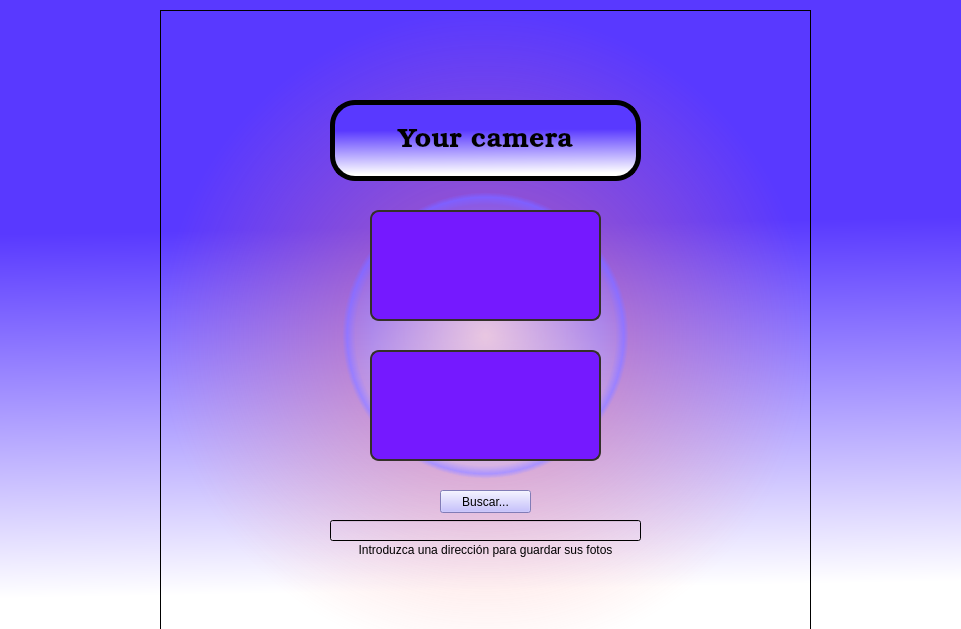
<?xml version="1.0" encoding="UTF-8"?>
<ui version="4.0">
 <class>Main_window</class>
 <widget class="QDialog" name="Main_window">
  <property name="windowModality">
   <enum>Qt::NonModal</enum>
  </property>
  <property name="enabled">
   <bool>true</bool>
  </property>
  <property name="geometry">
   <rect>
    <x>0</x>
    <y>0</y>
    <width>961</width>
    <height>629</height>
   </rect>
  </property>
  <property name="minimumSize">
   <size>
    <width>961</width>
    <height>629</height>
   </size>
  </property>
  <property name="maximumSize">
   <size>
    <width>961</width>
    <height>629</height>
   </size>
  </property>
  <property name="sizeIncrement">
   <size>
    <width>0</width>
    <height>0</height>
   </size>
  </property>
  <property name="font">
   <font>
    <pointsize>8</pointsize>
   </font>
  </property>
  <property name="windowTitle">
   <string>Dialog</string>
  </property>
  <property name="styleSheet">
   <string notr="true">background-color: qlineargradient(spread:pad, x1:0.518, y1:0.358, x2:0.534091, y2:0.937, stop:0 rgba(89, 57, 255, 255), stop:1 rgba(255, 255, 255, 255));</string>
  </property>
  <property name="sizeGripEnabled">
   <bool>false</bool>
  </property>
  <widget class="QLabel" name="label">
   <property name="geometry">
    <rect>
     <x>330</x>
     <y>100</y>
     <width>311</width>
     <height>81</height>
    </rect>
   </property>
   <property name="font">
    <font>
     <family>Bookman Old Style</family>
     <pointsize>20</pointsize>
    </font>
   </property>
   <property name="styleSheet">
    <string notr="true">border-radius: 25%;
border-width: 5px;
border-style: solid;
border-color: (0,0,0);</string>
   </property>
   <property name="frameShape">
    <enum>QFrame::Box</enum>
   </property>
   <property name="frameShadow">
    <enum>QFrame::Plain</enum>
   </property>
   <property name="lineWidth">
    <number>8</number>
   </property>
   <property name="midLineWidth">
    <number>5</number>
   </property>
   <property name="text">
    <string>Your camera</string>
   </property>
   <property name="alignment">
    <set>Qt::AlignCenter</set>
   </property>
  </widget>
  <widget class="QLineEdit" name="lineEdit_campath">
   <property name="enabled">
    <bool>false</bool>
   </property>
   <property name="geometry">
    <rect>
     <x>330</x>
     <y>520</y>
     <width>311</width>
     <height>21</height>
    </rect>
   </property>
   <property name="styleSheet">
    <string notr="true">background-color: qradialgradient(spread:pad, cx:1, cy:1, radius:0.5, fx:1, fy:1, stop:0 rgba(255, 255, 255, 0));</string>
   </property>
   <property name="inputMask">
    <string/>
   </property>
   <property name="text">
    <string/>
   </property>
   <property name="placeholderText">
    <string/>
   </property>
  </widget>
  <widget class="QPushButton" name="pushButton_loadfile">
   <property name="geometry">
    <rect>
     <x>370</x>
     <y>210</y>
     <width>231</width>
     <height>111</height>
    </rect>
   </property>
   <property name="sizePolicy">
    <sizepolicy hsizetype="Fixed" vsizetype="Fixed">
     <horstretch>0</horstretch>
     <verstretch>0</verstretch>
    </sizepolicy>
   </property>
   <property name="font">
    <font>
     <family>Nirmala UI</family>
     <pointsize>14</pointsize>
     <weight>75</weight>
     <bold>true</bold>
    </font>
   </property>
   <property name="styleSheet">
    <string notr="true">.QPushButton {
	background:linear-gradient(to bottom, #7519ff 5%, #474236 100%), url(:/logos/carpeta_logo_2.png);
	background-color:#7519ff;
	background-position: center center;
    background-repeat: no-repeat;
	border-radius:9px;
	border:2px solid #333029;
	
}
.QPushButton:hover {
	background:linear-gradient(to bottom, #474236 5%, #7519ff 100%),url(:/logos/carpeta_logo_2.png);
	background-position: center center;
    background-repeat: no-repeat;
	background-color:rgb(76, 46, 135);
}
.QPushButton:active {
	position:relative;
	top:1px;
}</string>
   </property>
   <property name="text">
    <string/>
   </property>
  </widget>
  <widget class="QPushButton" name="pushButton_camara">
   <property name="enabled">
    <bool>true</bool>
   </property>
   <property name="geometry">
    <rect>
     <x>370</x>
     <y>350</y>
     <width>231</width>
     <height>111</height>
    </rect>
   </property>
   <property name="sizePolicy">
    <sizepolicy hsizetype="Minimum" vsizetype="MinimumExpanding">
     <horstretch>0</horstretch>
     <verstretch>0</verstretch>
    </sizepolicy>
   </property>
   <property name="font">
    <font>
     <family>Nirmala UI</family>
     <pointsize>14</pointsize>
     <weight>75</weight>
     <bold>true</bold>
    </font>
   </property>
   <property name="styleSheet">
    <string notr="true">.QPushButton {
	background:linear-gradient(to bottom, #7519ff 5%, #474236 100%), url(:/logos/camara_logo_1.png);
	background-color:#7519ff;
	background-position: center center;
    background-repeat: no-repeat;
	border-radius:9px;
	border:2px solid #333029;
	
}
.QPushButton:hover {
	background:linear-gradient(to bottom, #474236 5%, #7519ff 100%), url(:/logos/camara_logo_1.png);
	background-position: center center;
    background-repeat: no-repeat;
	background-color:rgb(76, 46, 135);
}
.QPushButton:active {
	position:relative;
	top:1px;
}</string>
   </property>
   <property name="text">
    <string/>
   </property>
  </widget>
  <widget class="QFrame" name="frame">
   <property name="geometry">
    <rect>
     <x>160</x>
     <y>10</y>
     <width>651</width>
     <height>651</height>
    </rect>
   </property>
   <property name="styleSheet">
    <string notr="true">background-color: qradialgradient(spread:pad, cx:0.5, cy:0.5, radius:0.5, fx:0.5, fy:0.5, stop:0 rgba(255, 218, 218, 206), stop:0.35 rgba(255, 188, 188, 80), stop:0.4 rgba(255, 162, 162, 80), stop:0.425 rgba(151, 120, 255, 156), stop:0.44 rgba(252, 128, 128, 80), stop:1 rgba(255, 255, 255, 0));
</string>
   </property>
   <property name="frameShape">
    <enum>QFrame::StyledPanel</enum>
   </property>
   <property name="frameShadow">
    <enum>QFrame::Raised</enum>
   </property>
   <widget class="QPushButton" name="pushButton_buscardir">
    <property name="geometry">
     <rect>
      <x>280</x>
      <y>480</y>
      <width>91</width>
      <height>23</height>
     </rect>
    </property>
    <property name="styleSheet">
     <string notr="true">background-color: rgb(181, 174, 255);</string>
    </property>
    <property name="text">
     <string>Buscar...</string>
    </property>
   </widget>
   <widget class="QLabel" name="label_2">
    <property name="enabled">
     <bool>true</bool>
    </property>
    <property name="geometry">
     <rect>
      <x>170</x>
      <y>530</y>
      <width>311</width>
      <height>20</height>
     </rect>
    </property>
    <property name="styleSheet">
     <string notr="true">background-color: qradialgradient(spread:pad, cx:1, cy:1, radius:0.5, fx:1, fy:1, stop:0 rgba(255, 255, 255, 0));
</string>
    </property>
    <property name="text">
     <string>Introduzca una dirección para guardar sus fotos</string>
    </property>
    <property name="alignment">
     <set>Qt::AlignCenter</set>
    </property>
   </widget>
  </widget>
  <zorder>frame</zorder>
  <zorder>label</zorder>
  <zorder>lineEdit_campath</zorder>
  <zorder>pushButton_loadfile</zorder>
  <zorder>pushButton_camara</zorder>
 </widget>
 <resources>
  <include location="resources.qrc"/>
 </resources>
 <connections/>
</ui>
